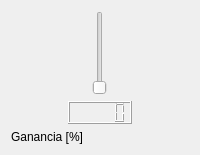
                 <widget class="QWidget" name="verticalWidget_13" native="true">
                  <property name="sizePolicy">
                   <sizepolicy hsizetype="Preferred" vsizetype="Preferred">
                    <horstretch>0</horstretch>
                    <verstretch>0</verstretch>
                   </sizepolicy>
                  </property>
                  <layout class="QVBoxLayout" name="verticalLayout_21">
                   <item alignment="Qt::AlignHCenter">
                    <widget class="QSlider" name="flangerGananciaSlider">
                     <property name="sizePolicy">
                      <sizepolicy hsizetype="Fixed" vsizetype="Preferred">
                       <horstretch>0</horstretch>
                       <verstretch>0</verstretch>
                      </sizepolicy>
                     </property>
                     <property name="styleSheet">
                      <string notr="true"/>
                     </property>
                     <property name="orientation">
                      <enum>Qt::Vertical</enum>
                     </property>
                     <property name="invertedAppearance">
                      <bool>false</bool>
                     </property>
                    </widget>
                   </item>
                   <item alignment="Qt::AlignHCenter">
                    <widget class="QLCDNumber" name="flangerGananciaLcd">
                     <property name="sizePolicy">
                      <sizepolicy hsizetype="Fixed" vsizetype="Fixed">
                       <horstretch>0</horstretch>
                       <verstretch>0</verstretch>
                      </sizepolicy>
                     </property>
                     <property name="smallDecimalPoint">
                      <bool>false</bool>
                     </property>
                    </widget>
                   </item>
                   <item>
                    <widget class="QLabel" name="label_8">
                     <property name="sizePolicy">
                      <sizepolicy hsizetype="Preferred" vsizetype="Fixed">
                       <horstretch>0</horstretch>
                       <verstretch>0</verstretch>
                      </sizepolicy>
                     </property>
                     <property name="text">
                      <string>Ganancia [%]</string>
                     </property>
                    </widget>
                   </item>
                  </layout>
                 </widget>
